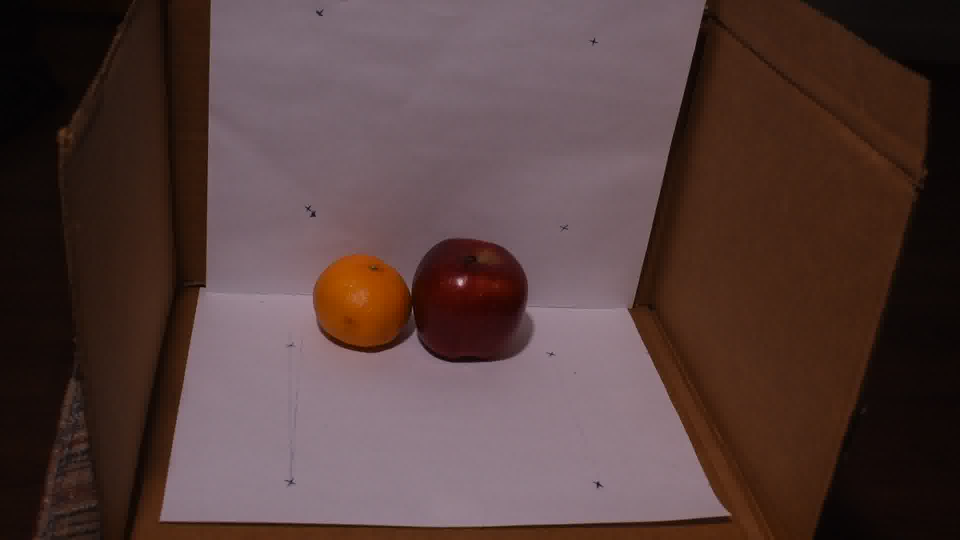
#> input picture custom-data-dump/fruits/seq-1/ffmpeg_776.jpg, 1920 x 1080 px (shown at 1/2 size); its folder holds 4 pictures in this run
$ jupyter execute --allow-errors q2-fruits.ipynb   (shell and % lines are left out)   (Python 2 division)
#> lines starting #> are read from the running program, lines starting #| are printed output that depends on the picture
[cell 1]
import numpy as np
import cv2
import matplotlib.pyplot as plt
import os

[cell 2]
# load frogge files
# start from the 12th frame

img_root = './custom-data-dump/fruits/seq-1/'
files = os.listdir(img_root)
files.sort()
# files = files[11:]
files = [f for f in files if 'jpg' in f]

images = []
for fl in files :
    im = cv2.imread(img_root + '/' + fl)
#> im is the input picture: shape (1080, 1920, 3); mean B, G, R 60.5, 62.5, 84.8
    im = cv2.cvtColor(im, cv2.COLOR_BGR2GRAY)
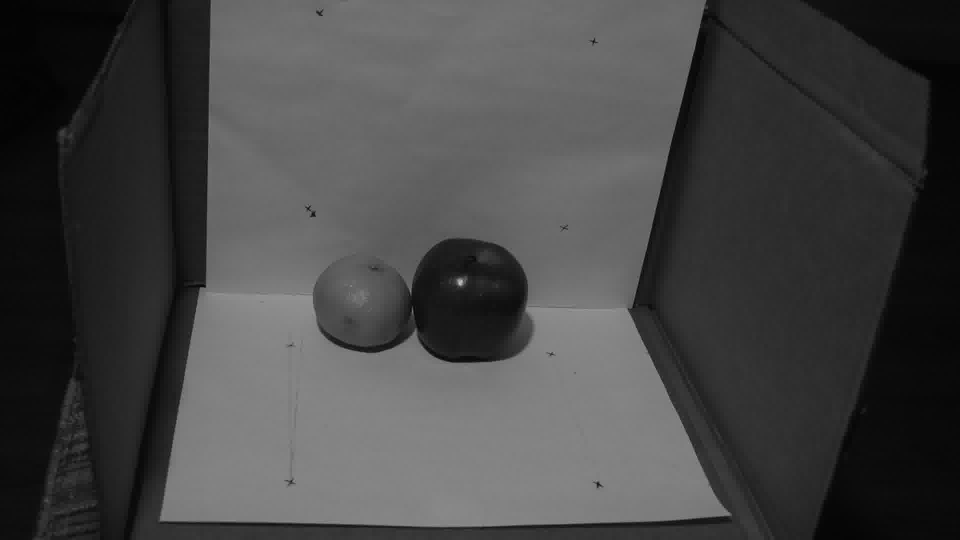
#> im: shape (1080, 1920) (shown at 1/2 size); min 1, max 210, mean 68.9
    images.append(im)
#> pass 2 of the loop `for fl in files :`:
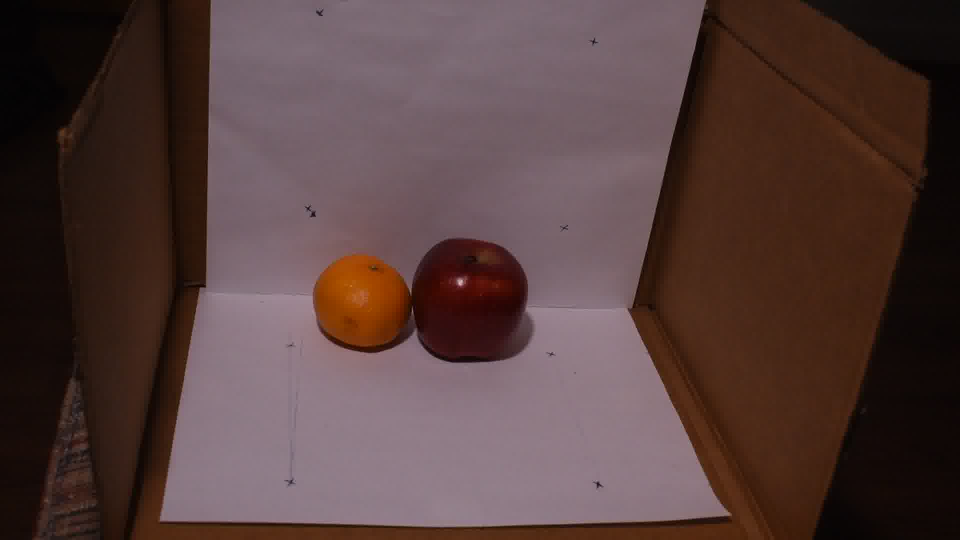
#> input picture custom-data-dump/fruits/seq-1/ffmpeg_777.jpg, 1920 x 1080 px (shown at 1/2 size)
#> im is the input picture: shape (1080, 1920, 3); mean B, G, R 60.7, 62.4, 84.8
#> `im = cv2.cvtColor(im, cv2.COLOR_BGR2GRAY)`:
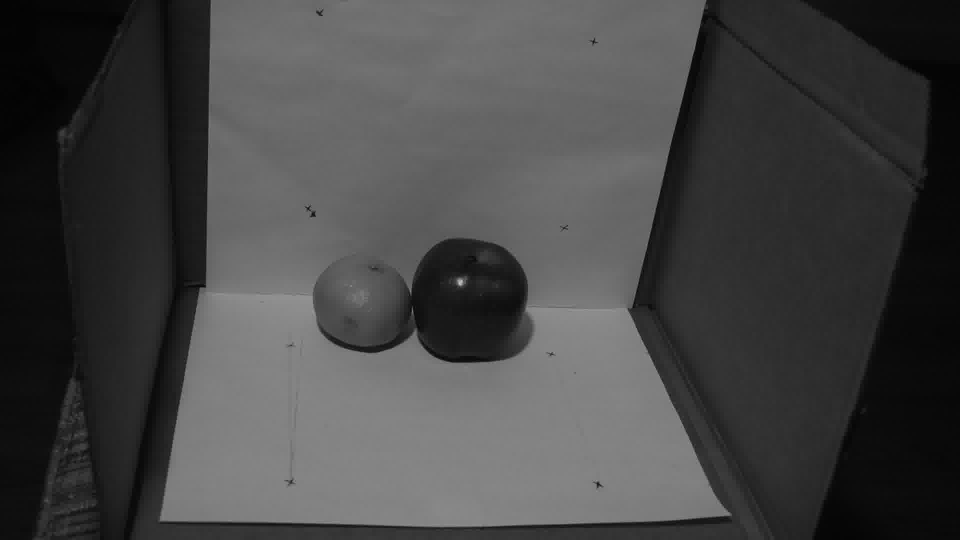
#> im: shape (1080, 1920) (shown at 1/2 size); min 1, max 211, mean 68.9
#> pass 3 of the loop `for fl in files :`:
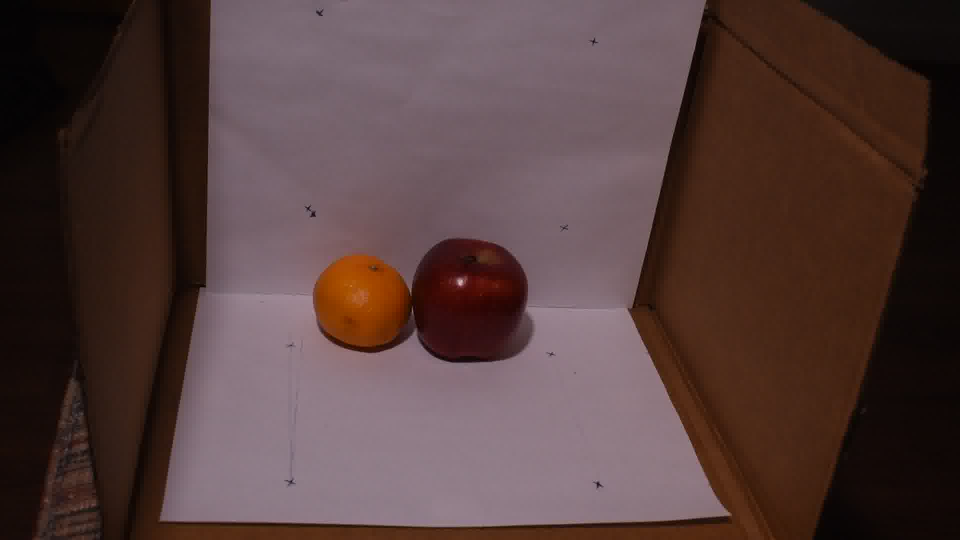
#> input picture custom-data-dump/fruits/seq-1/ffmpeg_778.jpg, 1920 x 1080 px (shown at 1/2 size)
#> im is the input picture: shape (1080, 1920, 3); mean B, G, R 60.2, 61.7, 83.8
#> `im = cv2.cvtColor(im, cv2.COLOR_BGR2GRAY)`:
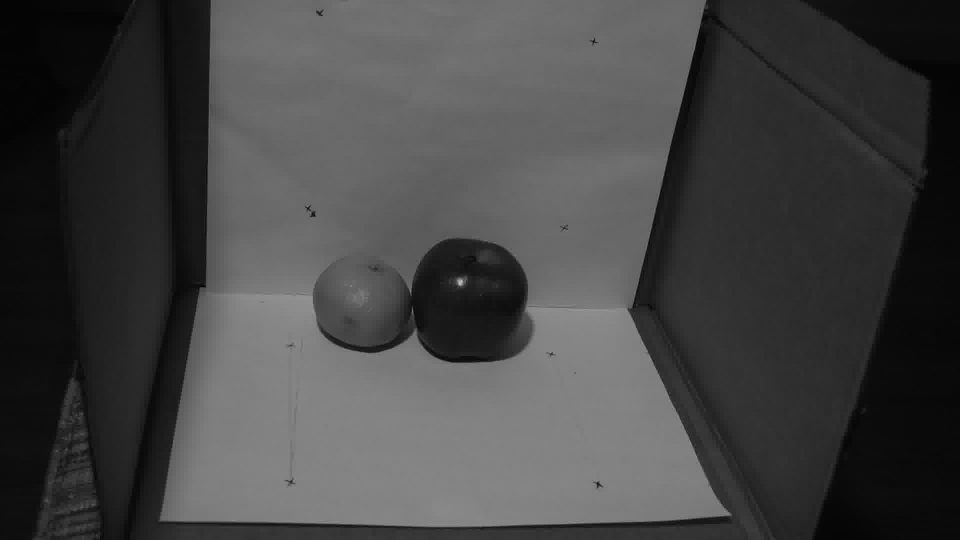
#> im: shape (1080, 1920) (shown at 1/2 size); min 1, max 211, mean 68.1
#> the loop made 4 passes; the first 3 are shown
images = np.array(images)

image_color = cv2.imread(img_root + '/' + files[0])
image_color = cv2.cvtColor(image_color, cv2.COLOR_BGR2RGB)

[cell 3]
def per_plane_shadow_edge_estimation2(I, offset_row, offset_col) :

    I_max = np.max(I,0)
    I_min = np.min(I,0)
    I_shadow = (I_max + I_min) / 2
    diff_image = np.zeros(I.shape)
    shadow_time = np.zeros(I_shadow.shape)
    for t in range(I.shape[0]) :
        diff_image[t] = I[t] - I_shadow
    line_params = np.zeros((3,I.shape[0]))
    pts_arr = []
    for t in range(diff_image.shape[0]) :
        pts = []
        for i in range(diff_image.shape[1]):
            cur_pt = []
            cur_neg_count = 0
            for j in range(diff_image.shape[2]-1):

                if diff_image[t][i][j] < 0 : cur_neg_count += 1
                else : cur_neg_count = 0

                if diff_image[t][i][j+1] >= 0 and diff_image[t][i][j] < 0 and cur_neg_count >= 25:
#                     pts.append([i+offset_row,j+offset_col,1])
                    cur_pt = [i+offset_row,j+offset_col,1]
                    break
            if cur_pt != [] : pts.append(cur_pt)
        if len(pts) == 0 : break
        pts = np.array(pts)
        _,_,vh = np.linalg.svd(pts)
        line_params[:,t] = vh[:,-1]
        pts_arr.append(pts)

    pts_arr = np.array(pts_arr)
    return line_params, pts_arr


# [26 lines left out: function per_pixel_shadow_time_estimate2, not called in this run]


# horizontal planar bounds
# plt.imshow(images[0,670:,200:820])
# vertical planar bounds
# plt.imshow(images[0,0:300,220:780])
I_hor_start_row, I_hor_end_row = 850, 1000 #last is not inclusive
I_hor_start_col, I_hor_end_col = 475, 1200 #last is not inclusive
I_hor_start_frame, I_hor_end_frame = 8, 40

I_ver_start_row, I_ver_end_row = 100, 330 #last is not inclusive
I_ver_start_col, I_ver_end_col = 475, 1200 #last is not inclusive
I_ver_start_frame, I_ver_end_frame = 8, 40


I_horizontal = images[I_hor_start_frame:I_hor_end_frame,
                      I_hor_start_row:I_hor_end_row,
                      I_hor_start_col:I_hor_end_col]

I_vertical = images[I_ver_start_frame:I_ver_end_frame,
                    I_ver_start_row:I_ver_end_row,
                    I_ver_start_col:I_ver_end_col]

#> (the rest of this cell did not finish here and is left out)

#> (a cell that did not finish here is left out)

[cell 5]
### INTRINSIC AND EXTRINSIC CALIBRATION
from src.cp_hw6 import pixel2ray
# load intrinsic and extrinsic params
intrinsics = np.load('custom-data-dump/calib-dec11/intrinsic_calib.npz')
#> (reads intrinsic_calib.npz from the repository)
extrinsics = np.load('custom-data-dump/fruits/seq-1/extrinsic_calib.npz')
#> (reads extrinsic_calib.npz from the repository)
R_h,t_h = extrinsics['rmat_h'], extrinsics['tvec_h']
R_v,t_v = extrinsics['rmat_v'], extrinsics['tvec_v']
K = intrinsics['mtx']
distortion = intrinsics['dist']

[cell 6]
# [35 lines left out: functions ray_plane_intersection, get_3dpt_from_2dpt, not called in this run]

[cell 7]
# collecting 3D points (Calibrating shadow lines)

P1_array, P2_array = [], []

#> (the rest of this cell did not finish here and is left out)

[cell 8]
# [20 lines left out: functions get_shadow_plane, get_3d_point_on_shadow_plane, not called in this run]

[cell 9]
# Calibrating Shadow planes
n_array = []
S_array = []
for t in range(len(P1_array)) :
    _, n_norm = get_shadow_plane(P1_array[t],P2_array[t],P3_array[t],P4_array[t])
    n_array.append(n_norm)
    S_array.append({'P1' : P1_array[t], 'n_norm' : n_norm})
n_array = np.array(n_array)

[cell 10]
### RECONSTRUCTION

rectangle_bounds_col = [620,1050] #790]#815]
rectangle_bounds_row = [475,725]#630]
P_array = []
p_color_array = []
#> (the rest of this cell did not finish here and is left out)

#> (a cell that did not finish here is left out)

[cell 12]

fig = plt.figure()
ax = fig.add_subplot(projection='3d')
#> (the rest of this cell did not finish here and is left out)

[cell 13]
frame_no = 20
plt.figure()
#> (the rest of this cell did not finish here and is left out)

#> (a cell that did not finish here is left out)

#> (a cell that did not finish here is left out)

#> (a cell that did not finish here is left out)

#> (a cell that did not finish here is left out)

[cell 18]
I = images.copy()
I_max = np.max(I,0)
I_min = np.min(I,0)
I_shadow = (I_max + I_min) / 2
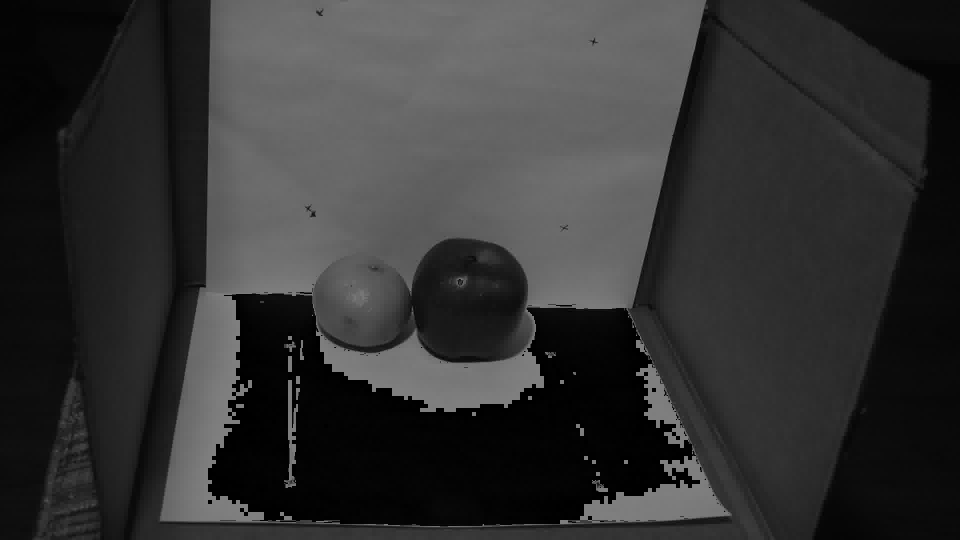
#> I_shadow: shape (1080, 1920) (shown at 1/2 size); min 0, max 127, mean 50.5
diff_image = np.zeros(I.shape)
shadow_time = np.zeros(I_shadow.shape)
for t in range(I.shape[0]) :
    diff_image[t] = I[t] - I_shadow
